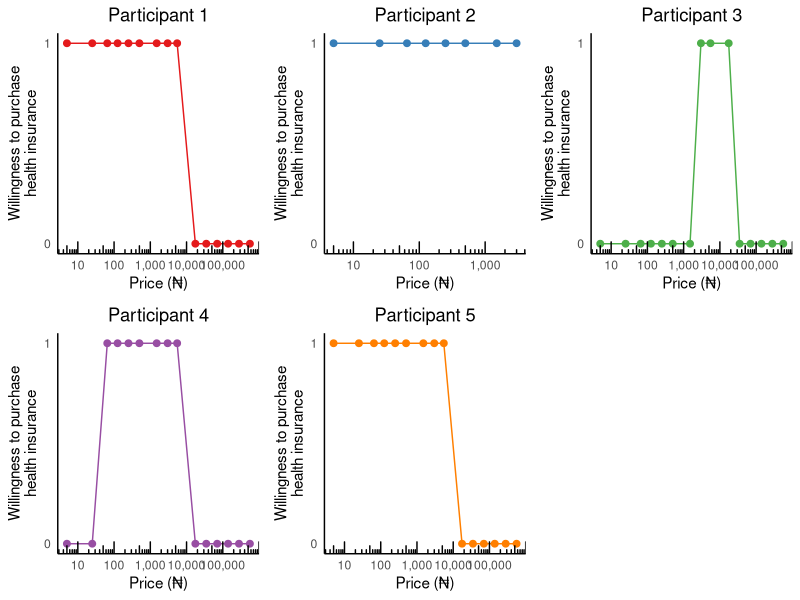

Recreate this plot in R.
library(ggplot2)
library(tidyr)
library(scales)
library(dplyr)

# Raw data
Price <- c(5, 25, 65, 125, 250, 500, 1500, 3000, 5500, 17500, 35000, 70000, 140000, 280000, 560000)
S4644 <- c(1, 1, 1, 1, 1, 1, 1, 1, 1, 0, 0, 0, 0, 0, 0)
S5223 <- c(1, 1, 1, 1, 1, 1, 1, 1)
S0764 <- c(0, 0, 0, 0, 0, 0, 0, 1, 1, 1, 0, 0, 0, 0, 0)
S4587 <- c(0, 0, 1, 1, 1, 1, 1, 1, 1, 0, 0, 0, 0, 0, 0)
S2609 <- c(1, 1, 1, 1, 1, 1, 1, 1, 1, 0, 0, 0, 0, 0, 0)

# Create separate data frames for each subject
df_4644 <- data.frame(x = Price, y = S4644, subject = "S4644")
df_5223 <- data.frame(x = Price[1:8], y = S5223[1:8], subject = "S5223")
df_0764 <- data.frame(x = Price, y = S0764, subject = "S0764")
df_4587 <- data.frame(x = Price, y = S4587, subject = "S4587")
df_2609 <- data.frame(x = Price, y = S2609, subject = "S2609")

# Combine all data frames
df_long <- rbind(df_4644, df_5223, df_0764, df_4587, df_2609)

# Create mapping for participant names
participant_names <- c("S4644" = "Participant 1",
                       "S5223" = "Participant 2",
                       "S0764" = "Participant 3",
                       "S4587" = "Participant 4",
                       "S2609" = "Participant 5")

# Define colors for each participant
participant_colors <- c("S4644" = "#E41A1C",  # red
                        "S5223" = "#377EB8",  # blue
                        "S0764" = "#4DAF4A",  # green
                        "S4587" = "#984EA3",  # purple
                        "S2609" = "#FF7F00")  # orange

# Plot function with line and color
plot_with_line <- function(subject_data, subject_code) {
  subject_name <- participant_names[subject_code]
  subject_color <- participant_colors[subject_code]
  
  ggplot(subject_data, aes(x = x, y = y)) +
    geom_point(size = 2, color = subject_color) +
    geom_line(color = subject_color) +
    scale_x_log10(breaks = c(1, 10, 100, 1000, 10000, 100000),
                  labels = function(x) paste0(scales::comma(x))) +
    scale_y_continuous(breaks = c(0, 1), limits = c(0, 1)) +
    labs(title = subject_name,
         x = "Price (₦)",
         y = "Willingness to purchase\nhealth insurance") +
    theme_minimal() +
    theme(panel.grid = element_blank(),
          axis.line = element_line(color = "black"),
          plot.title = element_text(hjust = 0.5)) +
    annotation_logticks(sides = "b")
}

# Create plots in the correct order
plot_order <- c("S4644", "S5223", "S0764", "S4587", "S2609")
plots <- lapply(plot_order, function(subject_code) {
  data <- df_long[df_long$subject == subject_code, ]
  plot_with_line(data, subject_code)
})

# Display plots
gridExtra::grid.arrange(grobs = plots, ncol = 3)